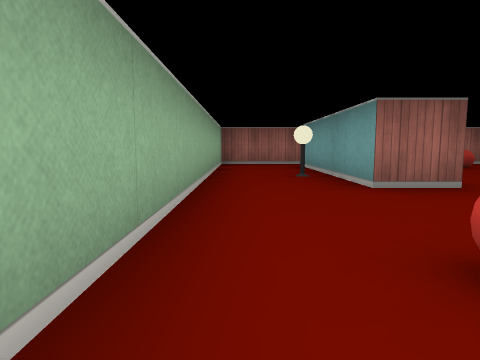
[1] (above)

17 first-person views from a walk through a cub3D maze. The camera is about half as high as the walls, tilts 6° down and sees 75° across. The floor is counted in squares. Each view is taken from the middle of a square. On the plan, view 1 faces up. The plan holds only what a view shows up to about 9 squares ahead; the rest is blank.

[2]
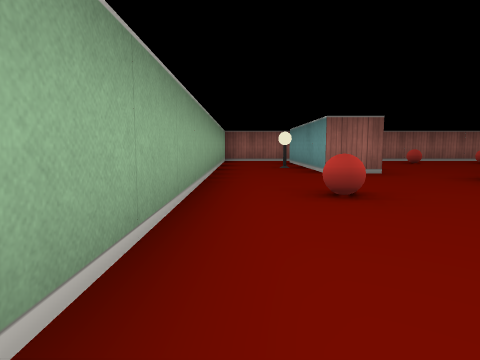

[3]
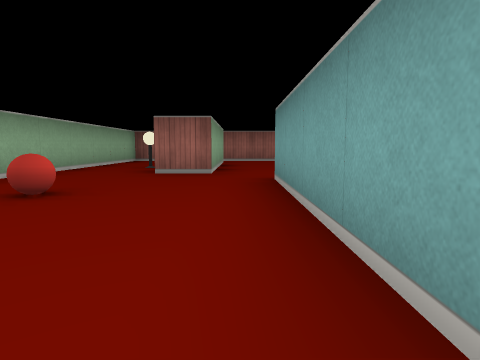

[4]
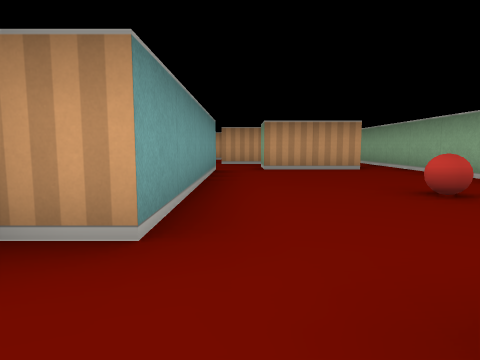

[5]
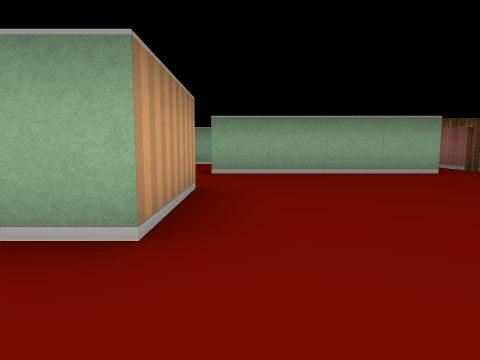

[6]
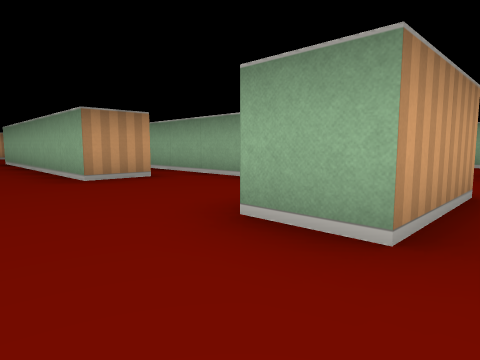

[7]
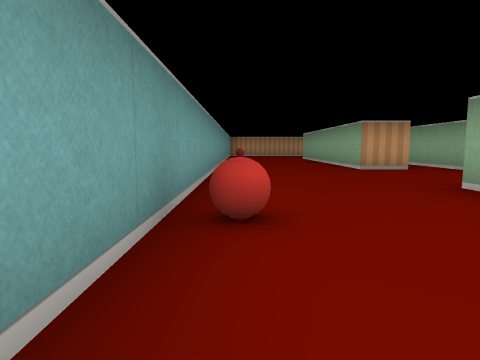

[8]
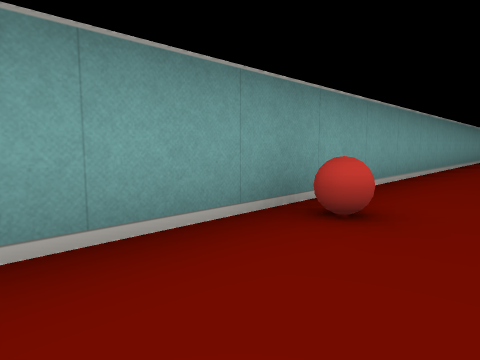

[9]
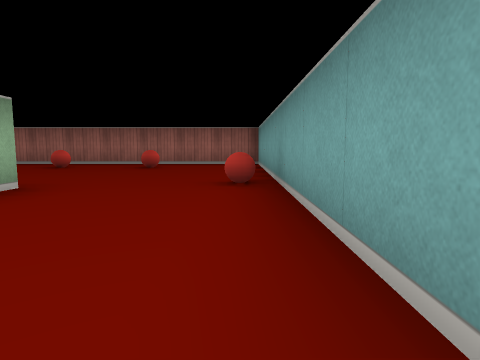

[10]
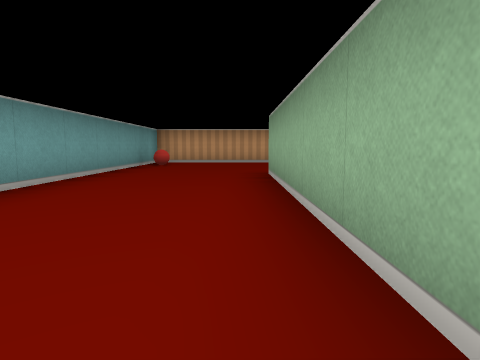

[11]
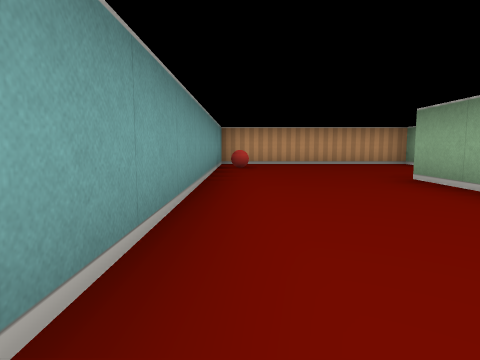

[12]
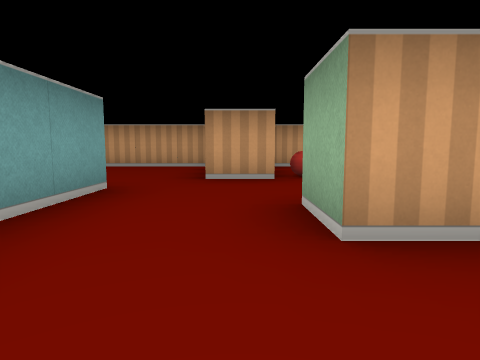

[13]
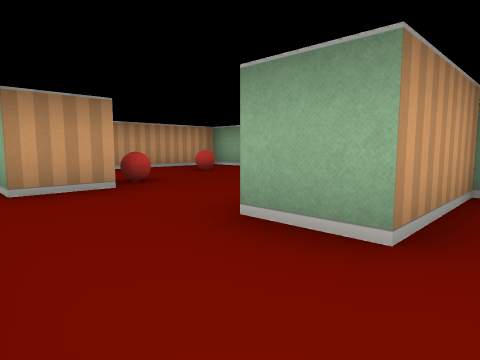

[14]
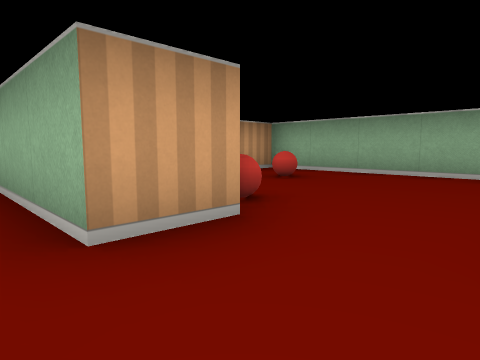

[15]
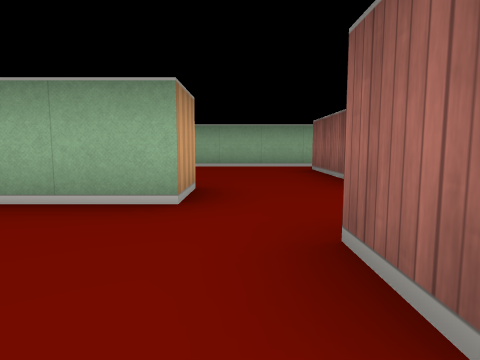

[16]
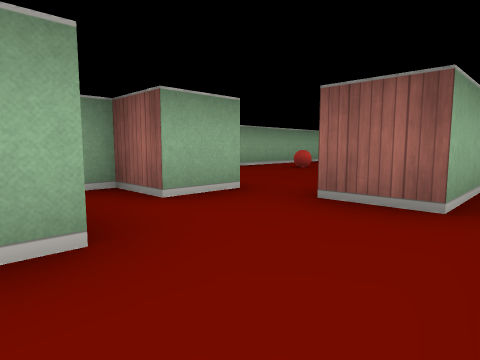

[17]
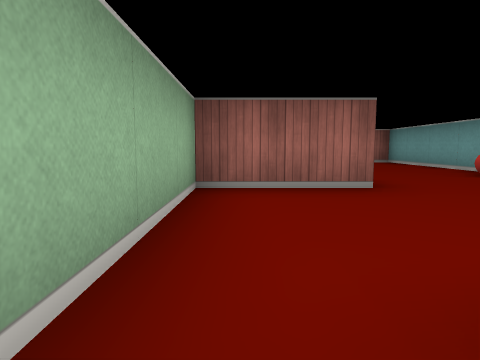

### Floor plan
Points are (right, up) in squares from view 1. A wall is a line through its corners. A room is listed if a view was taken in it or the views show most of it. See-through windows are left out.
Room 1 (views 1, 2, 3, 4)
walls: (2.5, 4.5) (2.5, 3.5) (1.5, 3.5) (1.5, 7.2); (0.4, -2.5) (2.5, -2.5); (3.5, -2.5) (3.5, 2.5) (4.2, 2.5); (2, 8.5) (-0.5, 8.5) (-0.5, -2.5)
ways out: opening at (3.5, 3.5) to room 2; open door at (2, 8) to room 2; opening at (3, -2) to room 3; opening at (0, -3) to room 4
objects: ball (1, 1); lamp (1, 5)
Room 2 (views 5, 6, 7, 8, 9, 10, 11, 15)
walls: (5.4, -0.5) (6.5, -0.5) (6.5, -6.5) (5.5, -6.5); (4.4, 3.5) (6.5, 3.5) (6.5, 2.5) (4.5, 2.5) (4.5, -0.5); (4.5, -7.5) (4.5, -10.5) (9.5, -10.5) (9.5, 8.2); (2.5, 7.6) (2.5, 4.5); (9.6, 8.5) (2, 8.5)
ways out: opening at (3.5, 3.5) to room 1; open door at (2, 8) to room 1; opening at (5, -1.5) to room 3; opening at (5, -7) to room 4
objects: ball (5, 7); ball (7, 7); ball (9, -9); ball (9, 4)
Room 3 (views 12, 13, 17)
walls: (2.5, -2.5) (2.5, -3.5) (1.5, -3.5) (1.5, -4.5) (3.5, -4.5); (4.5, -0.5) (4.5, -2.5) (3.5, -2.5)
ways out: opening at (3, -2) to room 1; opening at (5, -1.5) to room 2; opening at (4.5, -5) to room 4
Room 4 (views 14, 16)
walls: (2.5, -5.5) (0.5, -5.5); (3.5, -7.5) (4.5, -7.5); (3.5, -4.5) (3.5, -5.5); (5.5, -6.5) (5.5, -4.9); (-0.5, -2.5) (-0.5, -10.5) (3.2, -10.5)
ways out: opening at (0, -3) to room 1; opening at (5, -7) to room 2; opening at (4.5, -5) to room 3
objects: ball (1, -9); ball (3, -8)

Where each view was taken, in squares from view 1:
view 1: 0 up, 0 right, facing up
view 2: 2 down, 0 right, facing up
view 3: 2 down, 3 right, facing up
view 4: 4 up, 3 right, facing down
view 5: 4 up, 8 right, facing left
view 6: 4 up, 8 right, facing down-left
view 7: 6 up, 9 right, facing down
view 8: 6 up, 8 right, facing down-right
view 9: 0 up, 9 right, facing up
view 10: 1 down, 7 right, facing down
view 11: 2 down, 9 right, facing down
view 12: 3 down, 4 right, facing down
view 13: 4 down, 5 right, facing down-left
view 14: 6 down, 5 right, facing down-left
view 15: 7 down, 7 right, facing left
view 16: 5 down, 5 right, facing up-left
view 17: 1 down, 5 right, facing up
